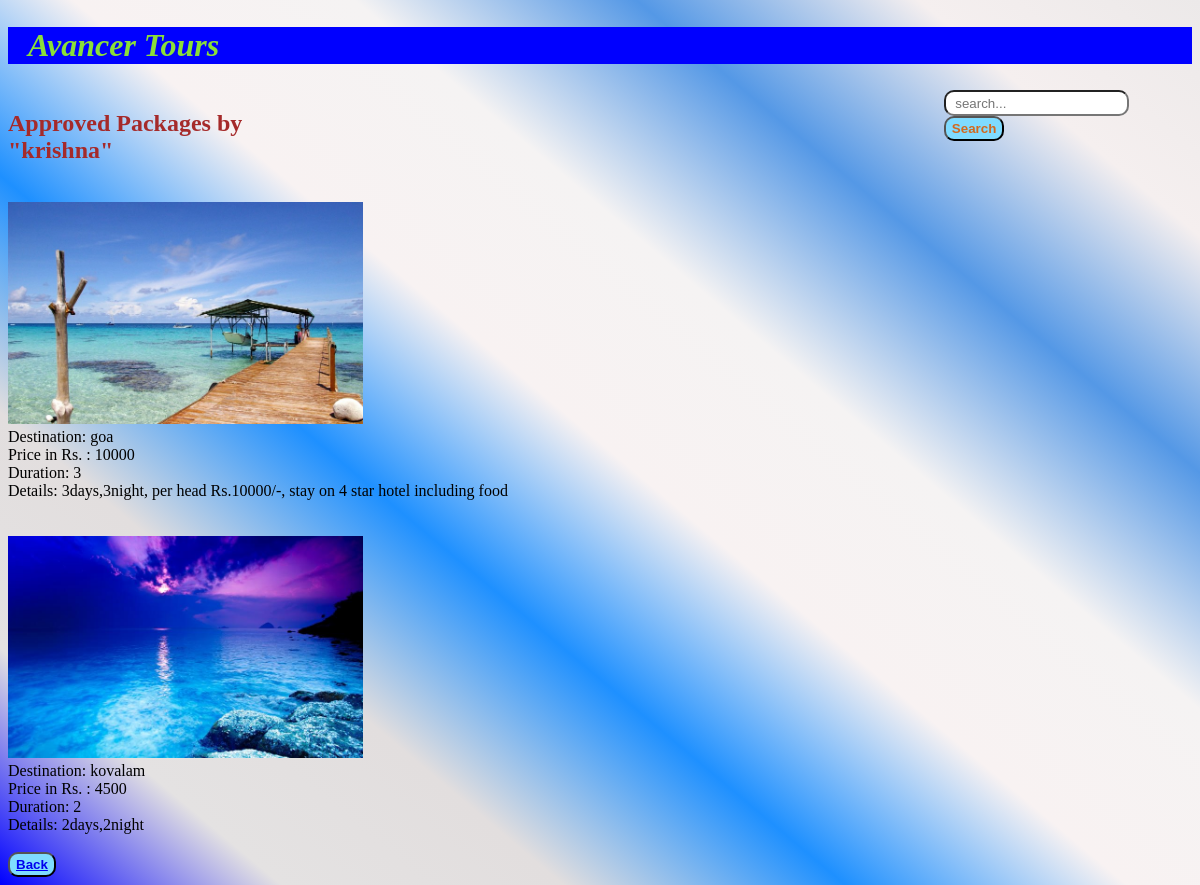
The page /approvedpackages/ (signed in) on the database its author committed.
### website/models.py (models this page shows, shortened)
class Packages(models.Model):
    destination=models.CharField(max_length=100)
    price=models.IntegerField()
    duration=models.IntegerField()
    details=models.TextField(max_length=500)
    image=models.ImageField(upload_to='images/')
    approved=models.BooleanField('Approved',default=False)
    vendor=models.CharField(max_length=100,default=False)

### website/views.py (the view)
# urls.py: path('approvedpackages/',v.approvedpackages,name='approvedpackages'),
def approvedpackages(request):
    if not request.session.get('username'):
        return redirect('vendorlogin')  # Redirect to login if not authenticated
    username = request.session['username']
    items = Packages.objects.filter(vendor=username)
    return render(request, 'approvedpackages.html', {'item': items, 'username': username})

### website/templates/approvedpackages.html (shortened to what this page needs)
{% load static %}
<!DOCTYPE html>
<html>
<head>
    <link rel='stylesheet' type='text/css' media='screen' href="{% static 'CSS/approvedpackages.css' %}">
</head>
<body>
    <header><h2 class="Avancer">Avancer Tours</h2></header>
    <div class="sear1">
    <h2>Approved Packages by "{{ username }}"</h2>
        <form class="sear" method="GET" action="{% url 'searchbar' %}">
            <input type="text" placeholder="  search..." name="search">
            <button type="submit">Search</button>
        </form>
    </div>
    {% for i in item %}
        {% if i.approved %}
            <br><img src="{{ i.image.url }}" alt="image" width="30%" height="40%">
            <br><label >Destination: {{ i.destination }}</label><br>
            <label >Price in Rs. : {{ i.price }}</label><br>
            <label >Duration: {{ i.duration }}</label><br>
            <label >Details: {{ i.details }}</label><br>
            <br>
        {% endif %}
    {% endfor %}
    <button type="submit"> <a href="{% url 'disply' %}" >Back </a></button>
</body>
</html>

### static/CSS/approvedpackages.css (style rules this page uses)
.Avancer { font-family: Edu Australia VIC WA NT Hand; font-style: oblique; font-size:xx-large ; color: rgb(139, 223, 56); padding-right: 20px; padding-left: 20px; }
body { background:linear-gradient(40deg,blue,rgb(228, 226, 226) ,rgb(226, 222, 222),dodgerblue,rgb(248, 242, 242),rgb(245, 243, 243),rgb(84, 152, 230),rgb(245, 239, 239),rgb(236, 233, 233)); }
h2 { color: brown; }
input { border-radius: 10px; height: 20px; }
button { color:chocolate; background-color: rgb(127, 219, 255); border-radius: 10px; height: 25px; font-weight: bold; text-align: center; }
.sear { padding-left: 50%; }
.sear1 { display: flex; }
header { background-color: blue; }

### rows shown on the page
Packages: image (picture), destination "goa", price "10000", duration "3", details "3days,3night, per head Rs.10000/-, stay on 4 star hotel including food"
Packages: image (picture), destination "kovalam", price "4500", duration "2", details "2days,2night"

### other values the page prints
{{ username }} "krishna"
